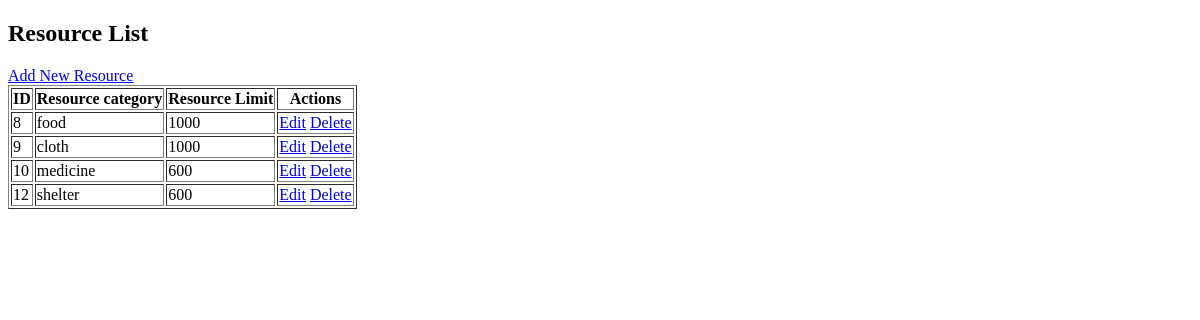
The app's page /resourcelimit/, older data.
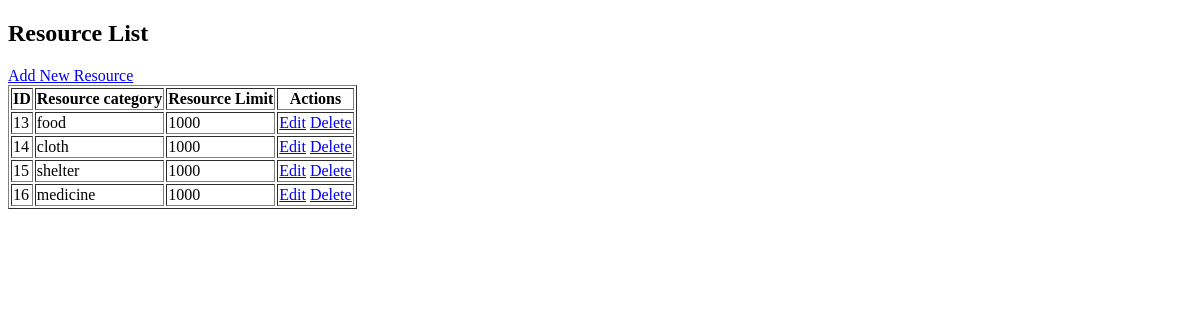
The same page, newer data.
### app/models.py (models this page shows)
class Resourcelimit(models.Model):
    resourcecategory =  models.CharField(max_length=100, null=True, blank=True)
    resourcelimit =  models.CharField(max_length=100, null=True, blank=True)
    resourcepercentage = models.IntegerField(null=True, blank=True)

### app/views.py (the view)
# urls.py: path('resourcelimit/', ListResourcelimitView.as_view(), name='resource_list'),
class ListResourcelimitView(View):
    def get(self, request):
        resourcelimits = Resourcelimit.objects.all()
        return render(request, 'administrator/resourcelimit_list.html', {'resourcelimits': resourcelimits})

### templates/administrator/resourcelimit_list.html (shortened to what this page needs)
<!DOCTYPE html>
<html>
<head>
</head>
<body>
    <h2>Resource List</h2>
    <a href="{% url 'create_resource' %}">Add New Resource</a>
    <table border="1">
        <tr>
            <th>ID</th>
            <th>Resource category</th>
            <th>Resource Limit</th>
            <th>Actions</th>
        </tr>
        {% for resource in resourcelimits %}
        <tr>
            <td>{{ resource.id }}</td>
            <td>{{ resource.resourcecategory }}</td>
            <td>{{ resource.resourcelimit }}</td>
            <td>
                <a href="{% url 'update_resource' resource.id %}">Edit</a>
                <a href="{% url 'delete_resource' resource.id %}">Delete</a>
            </td>
        </tr>
        {% endfor %}
    </table>
</body>
</html>

Row changes from the older to the newer data that the page shows:
removed Resourcelimit: id "8", resourcecategory "food", resourcelimit "1000"
removed Resourcelimit: id "9", resourcecategory "cloth", resourcelimit "1000"
removed Resourcelimit: id "10", resourcecategory "medicine", resourcelimit "600"
removed Resourcelimit: id "12", resourcecategory "shelter", resourcelimit "600"
added Resourcelimit: id "13", resourcecategory "food", resourcelimit "1000"
added Resourcelimit: id "14", resourcecategory "cloth", resourcelimit "1000"
added Resourcelimit: id "15", resourcecategory "shelter", resourcelimit "1000"
added Resourcelimit: id "16", resourcecategory "medicine", resourcelimit "1000"
